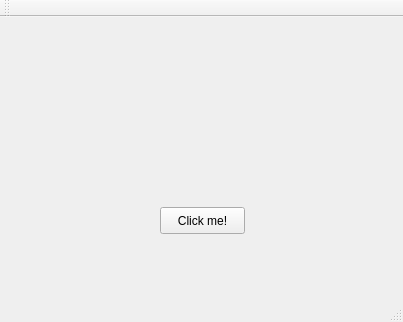
<?xml version="1.0" encoding="UTF-8"?>
<ui version="4.0">
 <class>MainWindow</class>
 <widget class="QMainWindow" name="MainWindow">
  <property name="geometry">
   <rect>
    <x>0</x>
    <y>0</y>
    <width>403</width>
    <height>322</height>
   </rect>
  </property>
  <property name="windowTitle">
   <string>MainWindow</string>
  </property>
  <widget class="QWidget" name="centralWidget">
   <widget class="QPushButton" name="pushButton">
    <property name="geometry">
     <rect>
      <x>160</x>
      <y>190</y>
      <width>85</width>
      <height>27</height>
     </rect>
    </property>
    <property name="text">
     <string>Click me!</string>
    </property>
   </widget>
   <widget class="QLabel" name="label">
    <property name="geometry">
     <rect>
      <x>70</x>
      <y>20</y>
      <width>261</width>
      <height>31</height>
     </rect>
    </property>
    <property name="font">
     <font>
      <weight>75</weight>
      <bold>true</bold>
     </font>
    </property>
    <property name="text">
     <string/>
    </property>
    <property name="alignment">
     <set>Qt::AlignCenter</set>
    </property>
   </widget>
   <widget class="QLabel" name="label_2">
    <property name="geometry">
     <rect>
      <x>70</x>
      <y>60</y>
      <width>261</width>
      <height>31</height>
     </rect>
    </property>
    <property name="font">
     <font>
      <weight>75</weight>
      <bold>true</bold>
     </font>
    </property>
    <property name="text">
     <string/>
    </property>
    <property name="alignment">
     <set>Qt::AlignCenter</set>
    </property>
   </widget>
   <widget class="QLabel" name="label_3">
    <property name="geometry">
     <rect>
      <x>70</x>
      <y>120</y>
      <width>261</width>
      <height>61</height>
     </rect>
    </property>
    <property name="font">
     <font>
      <weight>75</weight>
      <bold>true</bold>
     </font>
    </property>
    <property name="text">
     <string/>
    </property>
    <property name="alignment">
     <set>Qt::AlignCenter</set>
    </property>
   </widget>
  </widget>
  <widget class="QMenuBar" name="menuBar">
   <property name="geometry">
    <rect>
     <x>0</x>
     <y>0</y>
     <width>403</width>
     <height>27</height>
    </rect>
   </property>
  </widget>
  <widget class="QToolBar" name="mainToolBar">
   <attribute name="toolBarArea">
    <enum>TopToolBarArea</enum>
   </attribute>
   <attribute name="toolBarBreak">
    <bool>false</bool>
   </attribute>
  </widget>
  <widget class="QStatusBar" name="statusBar"/>
 </widget>
 <layoutdefault spacing="6" margin="11"/>
 <resources/>
 <connections/>
</ui>
